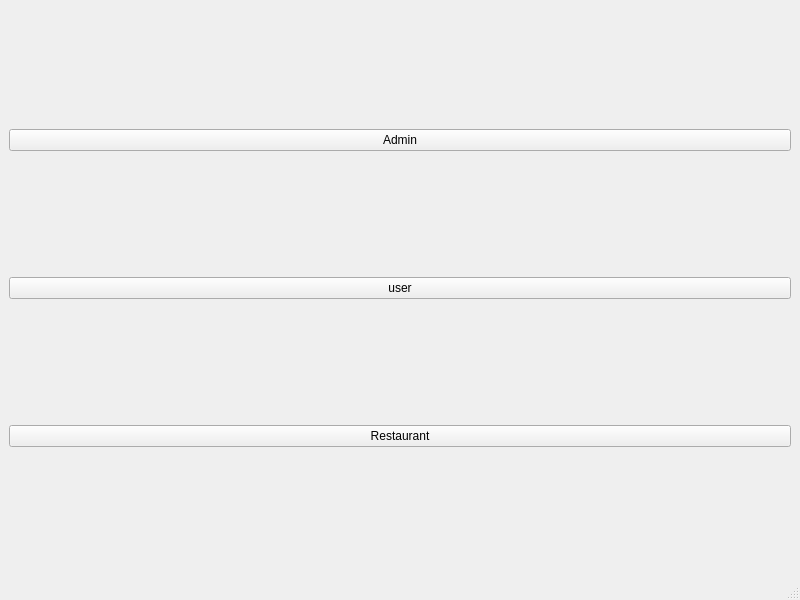
<?xml version="1.0" encoding="UTF-8"?>
<ui version="4.0">
 <class>MainWindow</class>
 <widget class="QMainWindow" name="MainWindow">
  <property name="geometry">
   <rect>
    <x>0</x>
    <y>0</y>
    <width>800</width>
    <height>600</height>
   </rect>
  </property>
  <property name="windowTitle">
   <string>MainWindow</string>
  </property>
  <widget class="QWidget" name="centralwidget">
   <layout class="QVBoxLayout" name="verticalLayout">
    <item>
     <widget class="QPushButton" name="adminButton">
      <property name="text">
       <string>Admin</string>
      </property>
     </widget>
    </item>
    <item>
     <widget class="QPushButton" name="userButton">
      <property name="text">
       <string>user</string>
      </property>
     </widget>
    </item>
    <item>
     <widget class="QPushButton" name="restaurantButton">
      <property name="text">
       <string>Restaurant</string>
      </property>
     </widget>
    </item>
   </layout>
  </widget>
  <widget class="QMenuBar" name="menubar">
   <property name="geometry">
    <rect>
     <x>0</x>
     <y>0</y>
     <width>800</width>
     <height>25</height>
    </rect>
   </property>
  </widget>
  <widget class="QStatusBar" name="statusbar"/>
 </widget>
 <resources/>
 <connections/>
</ui>
